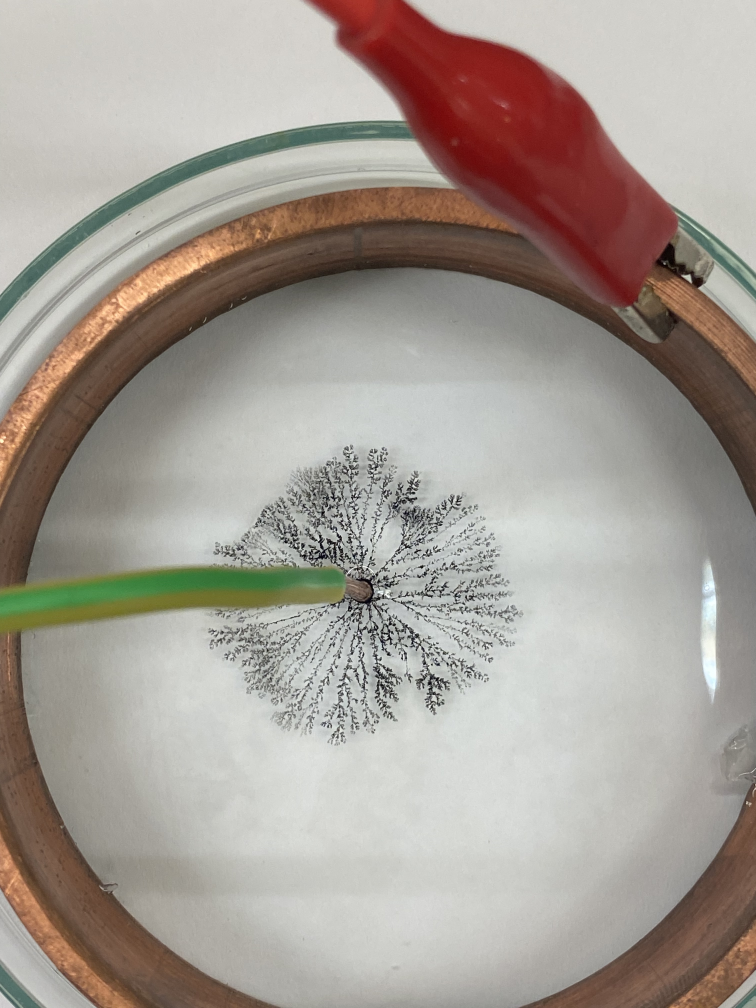
#> input picture experiments/week3-dla-electrodeposition/data/IMG_4123_dish.jpeg, 3024 x 4032 px (shown at 1/4 size); its folder holds only this picture in this run
$ python -i detect.py   (imports and definitions only)   (older library calls are emulated)
#> lines starting #> are read from the running program, lines starting #| are printed output that depends on the picture
"""
detect.py  (pipeline)
---------------------
Fast Radial Symmetry Transform (FRST) detector for bright-field beads.

WHY NOT trackpy.locate: Crocker-Grier expects filled Gaussian spots of one
fixed polarity (fluorescence). A bright-field bead is a bright/dark CORE ringed
by a dark diffraction annulus, and the core contrast FLIPS bright<->dark as the
bead moves through focus. A single-polarity blob finder mis-detects half of them
and gets confused by the ring.

FRST keys on RADIAL SYMMETRY of the intensity gradient instead: every gradient
vector votes for a center one radius n away (both directions), so a circular
feature -- whose gradients are all radial -- accumulates votes at its center
from all orientations, while straight edges (debris, doublet contact necks) and
the diffuse out-of-focus halos do not. It is polarity-free (we accumulate |votes|
so a dark or bright core both peak) and intrinsically circularity-preferring, so
debris/halos are suppressed at DETECTION rather than filtered afterward.

What this does NOT solve on its own: a doublet's two partners are each circular,
so FRST happily finds both centers. That is fine -- the rigid-pair temporal test
in curate.py removes them. FRST's job is to find well-localized circular centers
with a beadness score and a rough radius; curation decides singleton-ness.

Outputs per detection: frame, x, y, sym (symmetry/beadness score), r_est_px
(dominant symmetric radius -> seeds the radius stage + spans polydispersity),
polarity (+1 bright core / -1 dark core), contrast.
"""

import numpy as np
from scipy.ndimage import gaussian_filter, maximum_filter, map_coordinates

DEFAULT_RADII = np.arange(3, 21, 3)      # px voting radii; diam 6-40 px (~0.4-2.9 um)


def sobel_grad(img, presmooth=1.0):
    """Gradient (gx, gy, magnitude) of a lightly pre-smoothed image."""
    import cv2
    g = gaussian_filter(img, presmooth) if presmooth else img
    gx = cv2.Sobel(g, cv2.CV_32F, 1, 0, ksize=3)
    gy = cv2.Sobel(g, cv2.CV_32F, 0, 1, ksize=3)
    mag = np.hypot(gx, gy)
    return gx, gy, mag


def frst(img, radii=DEFAULT_RADII, alpha=2.0, grad_pct=84.0, presmooth=1.0,
         smooth=1.5):
    """Polarity-free FRST symmetry map S (H,W); peaks at circular-feature centers.

    Speed-tuned: votes only from significant-gradient pixels (the rings; the flat
    background has ~zero gradient), per-radius normalization by max() (cheap, and
    no hard clip -> no NMS-defeating plateaus), and a SINGLE smoothing of the
    summed map instead of one per radius.
    """
    H, W = img.shape
    gx, gy, mag = sobel_grad(img, presmooth)
    thr = np.percentile(mag, grad_pct)
    ys, xs = np.nonzero(mag > thr)
    if len(xs) == 0:
        return np.zeros((H, W), np.float32)
    gm = mag[ys, xs].astype(np.float32)
    ux = (gx[ys, xs] / gm).astype(np.float32)
    uy = (gy[ys, xs] / gm).astype(np.float32)

    # +ve and -ve votes accumulated in one bincount each via signed weights
    w_o = np.concatenate([np.ones(len(xs), np.float32), -np.ones(len(xs), np.float32)])
    w_m = np.concatenate([gm, -gm])
    HW = H * W
    kk = max(int(0.001 * HW), 1)                        # ~99.9th percentile rank
    S = np.zeros(HW, np.float32)
    for n in radii:
        lp = (np.clip(np.round(ys + n * uy), 0, H - 1).astype(np.int64) * W
              + np.clip(np.round(xs + n * ux), 0, W - 1).astype(np.int64))
        ln = (np.clip(np.round(ys - n * uy), 0, H - 1).astype(np.int64) * W
              + np.clip(np.round(xs - n * ux), 0, W - 1).astype(np.int64))
        idx = np.concatenate([lp, ln])
        O = np.bincount(idx, weights=w_o, minlength=HW)
        M = np.bincount(idx, weights=w_m, minlength=HW)
        ka = max(np.abs(O).max(), 1.0)
        Fn = (np.abs(O) / ka) ** alpha * np.abs(M)
        # normalize by ~99.9th percentile (via O(n) partition, not a full sort)
        # so bead peaks stand far above background and add across radii.
        hi = np.partition(Fn, HW - kk)[HW - kk]
        if hi > 0:
            S += Fn / hi
    S = gaussian_filter(S.reshape(H, W), smooth)
    return (S / len(radii)).astype(np.float32)


# [125 lines left out: functions _subpix, ring_radius_polarity, _ring_batch, detect_frame, detect_clip, not called in this run]


# [108 lines not run here, left out]

>>> import cv2
>>> picture = cv2.imread('../../week3-dla-electrodeposition/data/IMG_4123_dish.jpeg', cv2.IMREAD_GRAYSCALE)
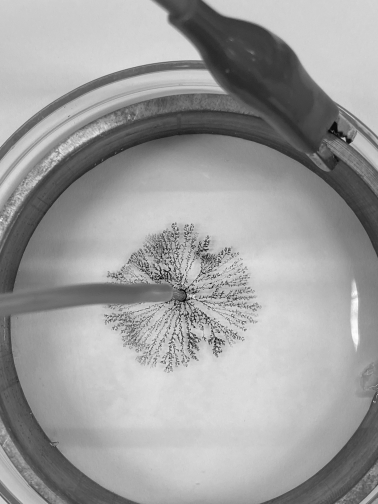
#> picture: shape (4032, 3024) (shown at 1/8 size); min 0, max 255, mean 158.3
>>> result = frst(picture)
#> in sobel_grad, `gx = cv2.Sobel(g, cv2.CV_32F, 1, 0, ksize=3)`:
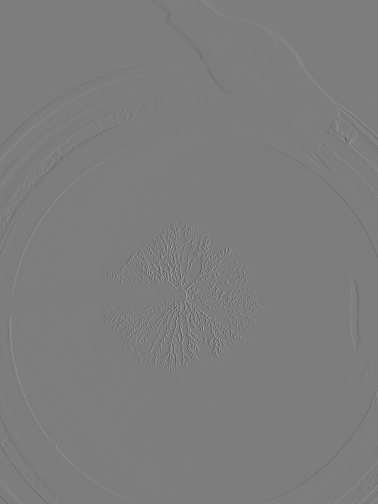
#> gx: shape (4032, 3024) float32 (shown at 1/8 size); min -495, max 512, mean 0; drawn with min black and max white
#> in sobel_grad, `mag = np.hypot(gx, gy)`:
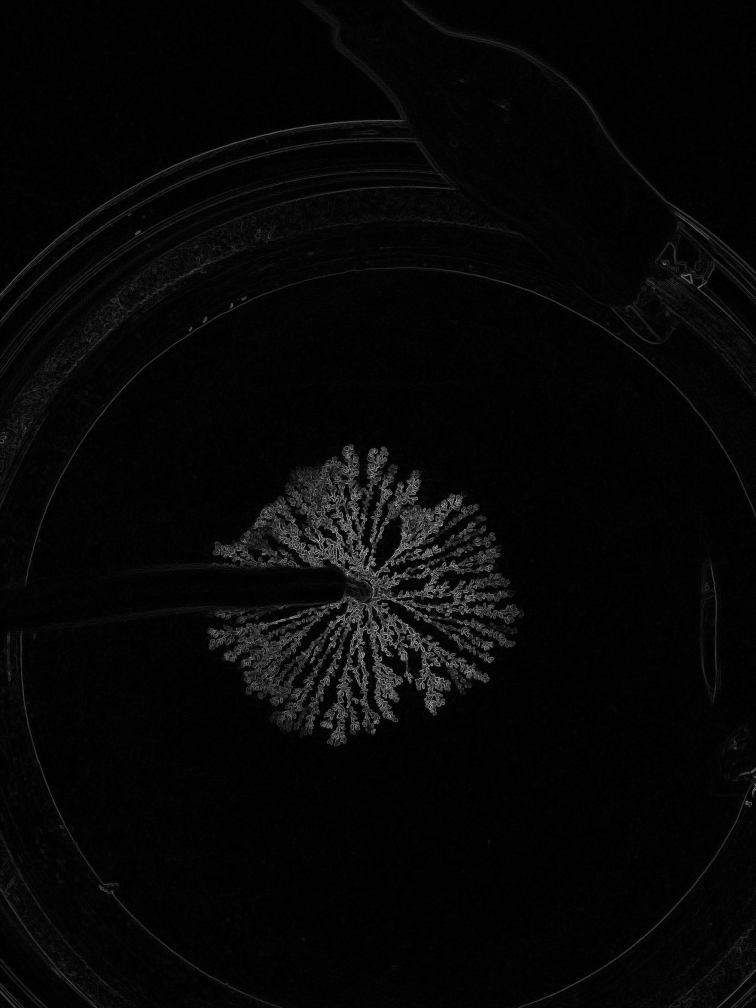
#> mag: shape (4032, 3024) float32 (shown at 1/4 size); min 0, max 540, mean 14.8; drawn with min black and max white
#> in frst, `thr = np.percentile(mag, grad_pct)`: thr = 15.3
#> the loop in frst, `for n in radii:` made 6 passes
#> (n, ka, hi) on passes 1 to 6: (3, 17, 81.37), (6, 19, 58.95), (9, 30, 18.97), (12, 31, 15.32), (15, 27, 17.88), (18, 31, 12.84)

$ run again, on experiments/week3-dla-electrodeposition/data/IMG_4134_dish.jpeg
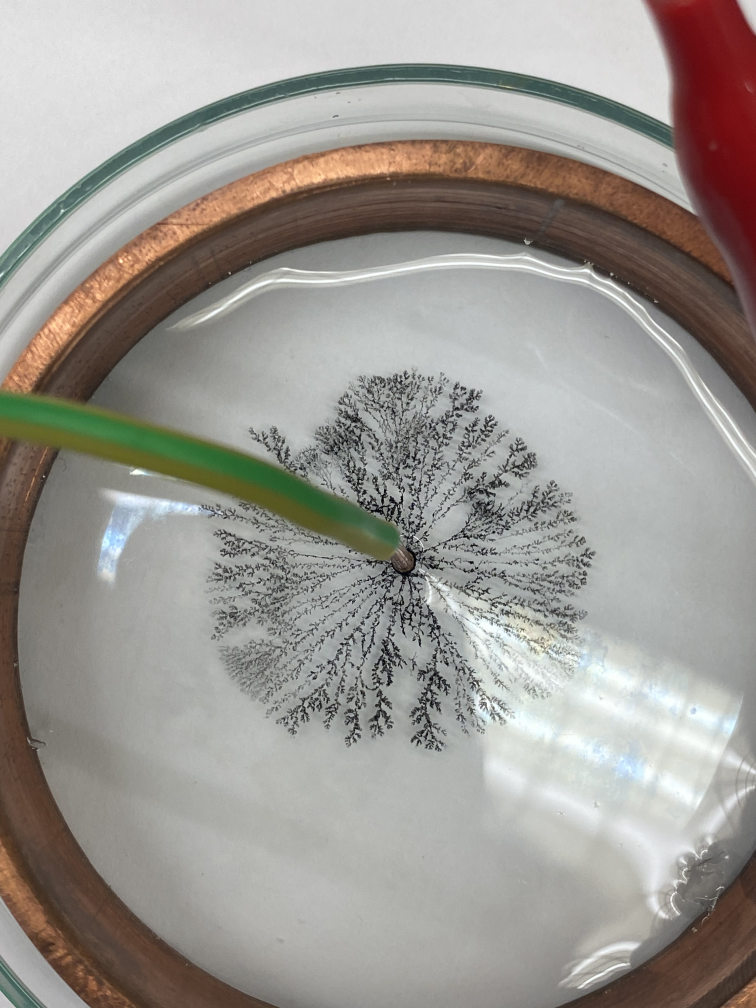
#> input picture experiments/week3-dla-electrodeposition/data/IMG_4134_dish.jpeg, 3024 x 4032 px (shown at 1/4 size)
#> `picture = cv2.imread('../../week3-dla-electrodeposition/data/IMG_4123_..`:
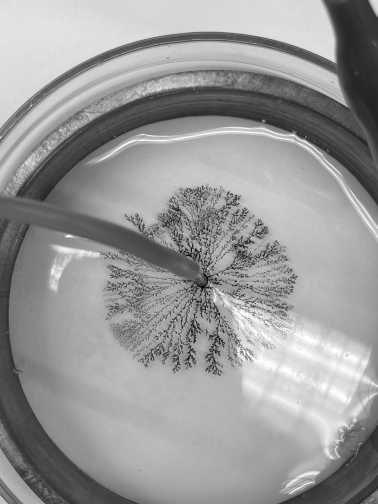
#> picture: shape (4032, 3024) (shown at 1/8 size); min 0, max 255, mean 152.6
#> in sobel_grad, `mag = np.hypot(gx, gy)`:
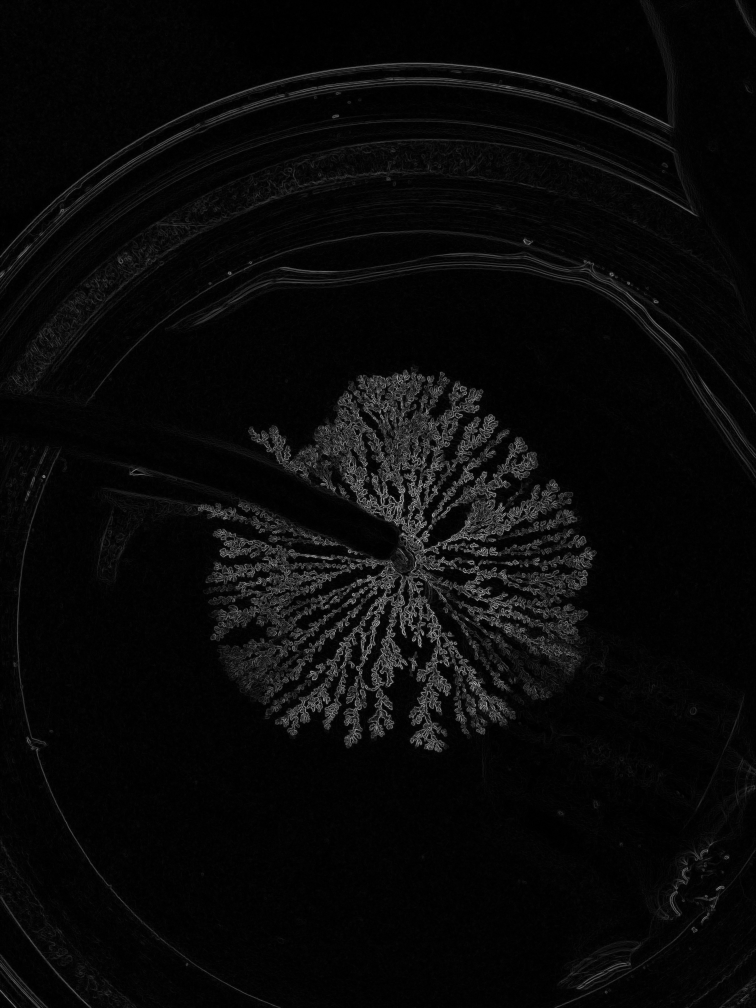
#> mag: shape (4032, 3024) float32 (shown at 1/4 size); min 0, max 478, mean 17.6; drawn with min black and max white
#> thr = 21.21
#> the loop in frst, `for n in radii:` made 6 passes
#> (n, ka, hi) on passes 1 to 6: (3, 15, 117), (6, 22, 51.08), (9, 22, 41.28), (12, 26, 24.1), (15, 26, 21.47), (18, 28, 17.04)

$ run again, on experiments/week3-dla-electrodeposition/data/IMG_4125_closeup.jpeg
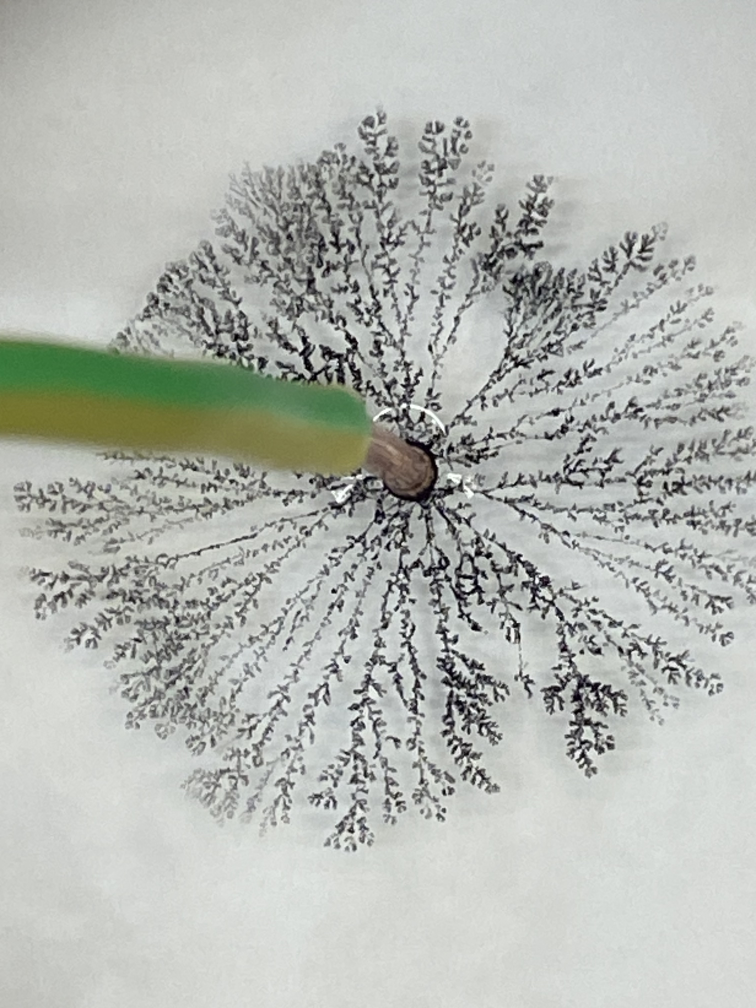
#> input picture experiments/week3-dla-electrodeposition/data/IMG_4125_closeup.jpeg, 3024 x 4032 px (shown at 1/4 size)
#> in sobel_grad, `mag = np.hypot(gx, gy)`:
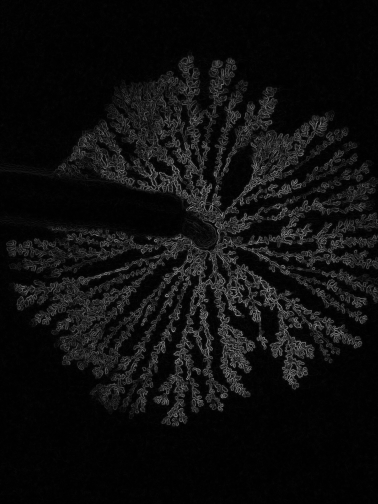
#> mag: shape (4032, 3024) float32 (shown at 1/8 size); min 0, max 388, mean 22.1; drawn with min black and max white
#> thr = 47.1
#> the loop in frst, `for n in radii:` made 6 passes
#> (n, ka, hi) on passes 1 to 6: (3, 15, 71.7), (6, 19, 116.9), (9, 22, 96.69), (12, 20, 93.39), (15, 19, 89.58), (18, 25, 46.15)
#> in frst, `S = gaussian_filter(S.reshape(H, W), smooth)`:
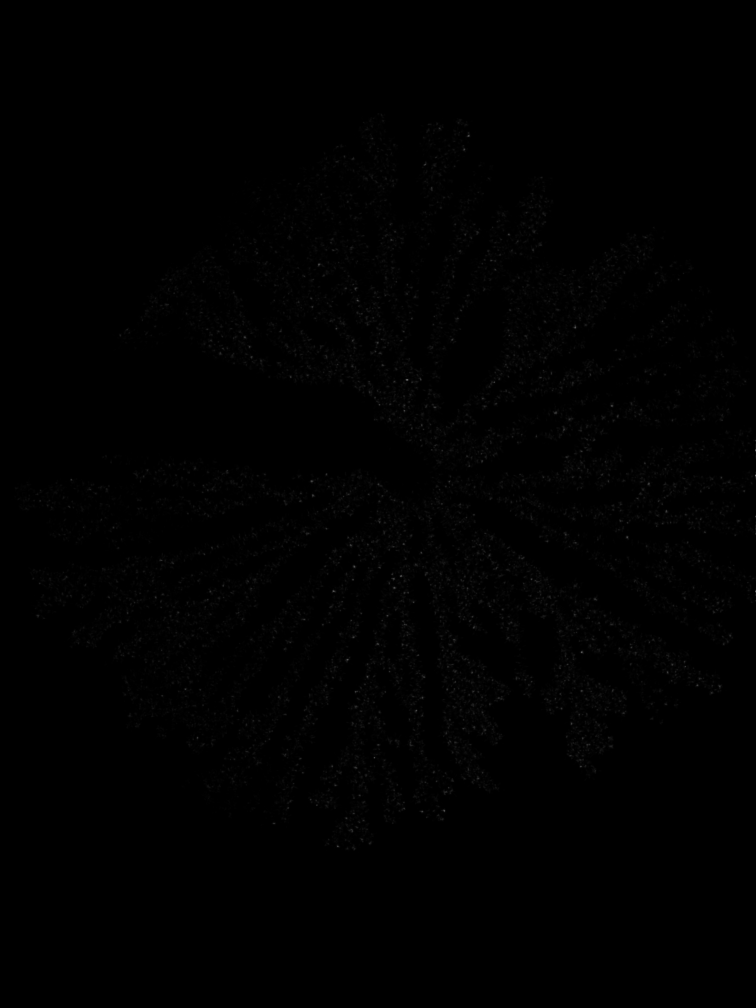
#> S: shape (4032, 3024) float32 (shown at 1/4 size); min 0, max 12.67, mean 0.0457; drawn with min black and max white
